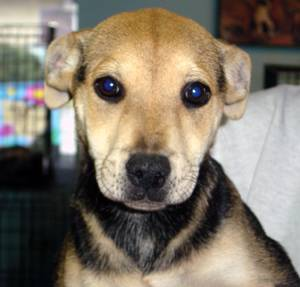
#> input picture sample.jpg, 300 x 287 px, found by its file name
$ python 'Image thresholding.py'
#> lines starting #> are read from the running program, lines starting #| are printed output that depends on the picture; after the words box and inside, x2 and y2 are one past the last pixel; in counts of white or black regions, pixels touching at a corner belong together
import cv2
import numpy as np
import matplotlib.pyplot as plt

img_file = "path to your image//sample.jpg"

img = cv2.imread(img_file,0)
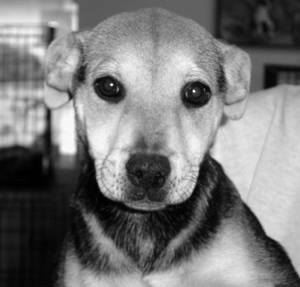
#> img: shape (287, 300); min 0, max 255, mean 120.6

ret,thresh1 = cv2.threshold(img,127,255,cv2.THRESH_BINARY)
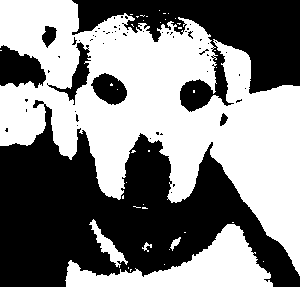
#> thresh1: shape (287, 300); 51.4% white; 62 black regions (55 under 20 px), largest, box (x1, y1, x2, y2) and area: (0, 100, 300, 287) 27622, (72, 0, 300, 112) 10995, (0, 45, 46, 88) 1336
ret,thresh2 = cv2.threshold(img,127,255,cv2.THRESH_BINARY_INV)
ret,thresh3 = cv2.threshold(img,127,255,cv2.THRESH_TRUNC)
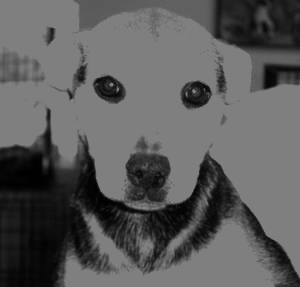
#> thresh3: shape (287, 300); min 0, max 127, mean 91
ret,thresh4 = cv2.threshold(img,127,255,cv2.THRESH_TOZERO)
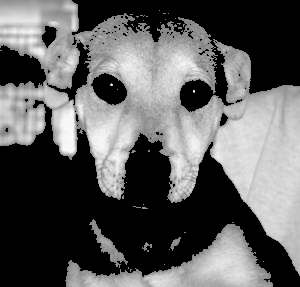
#> thresh4: shape (287, 300); min 0, max 255, mean 94.9
ret,thresh5 = cv2.threshold(img,127,255,cv2.THRESH_TOZERO_INV)
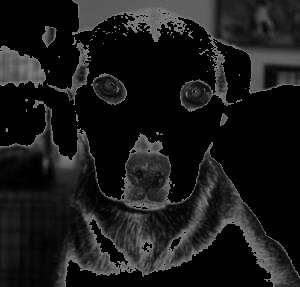
#> thresh5: shape (287, 300); min 0, max 127, mean 25.7

titles = ['Original img','binary','binary_inv','trunc','tozero','tozero_inv']

images = [img,thresh1,thresh2,thresh3,thresh4,thresh5]

for i in range(6):
	plt.subplot(2,3,i+1)
	plt.imshow(images[i],'gray')
	plt.title(titles[i])
	plt.xticks([]),plt.yticks([])
plt.show()
